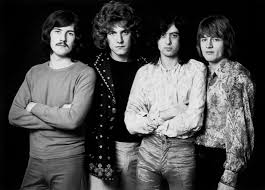
#> input picture ledzeppelin.jpg, 265 x 190 px
$ python trackingImage.py ledzeppelin.jpg
#> lines starting #> are read from the running program, lines starting #| are printed output that depends on the picture; after the words box and inside, x2 and y2 are one past the last pixel; in counts of white or black regions, pixels touching at a corner belong together
import cv2
import sys

image = sys.argv[1]
faceCascade = cv2.CascadeClassifier("haarcascade_frontalface_default.xml")
img = cv2.imread(image)
#> img is the input picture: shape (190, 265, 3); min 0, max 248, mean 73.8

gray = cv2.cvtColor(img, cv2.COLOR_BGR2GRAY)

faces = faceCascade.detectMultiScale(gray, scaleFactor = 1.1, minNeighbors = 4, minSize=(30, 30))
#> faces = [[45, 18, 37, 37], [102, 19, 35, 35], [191, 22, 40, 40]]

for (x, y, w, h) in faces:
    cv2.rectangle(img, (x, y), (x + w, y + h), (255, 0, 0), 2)

    cv2.imshow("Faces", img)
    cv2.waitKey(0)
#> this loop made 3 passes
#> pass 1, `cv2.imshow("Faces", img)`:
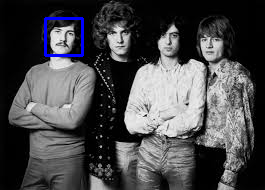
#> window 'Faces': shape (190, 265, 3); mean B, G, R 75.8, 73.6, 73.6
#> pass 2, `cv2.imshow("Faces", img)`:
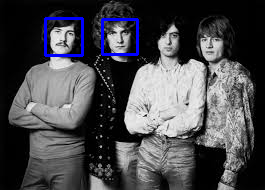
#> window 'Faces': shape (190, 265, 3); mean B, G, R 77.7, 73.4, 73.4
#> after the loop:
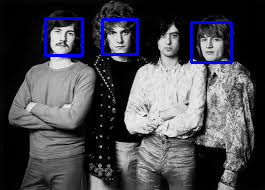
#> img: shape (190, 265, 3); 2.65% of pixels changed, all inside (x1, y1, x2, y2) = (44, 17, 233, 64)
